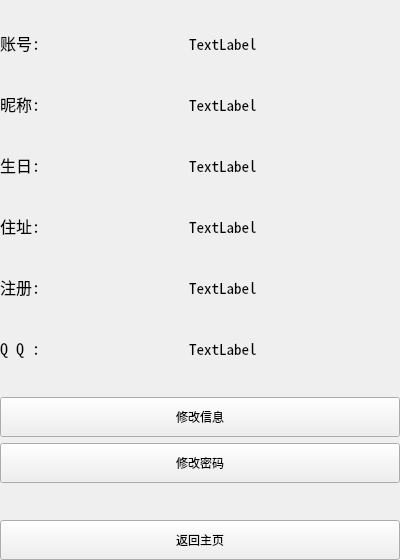
<?xml version="1.0" encoding="UTF-8"?>
<ui version="4.0">
 <class>VXDetail</class>
 <widget class="QWidget" name="VXDetail">
  <property name="geometry">
   <rect>
    <x>0</x>
    <y>0</y>
    <width>400</width>
    <height>560</height>
   </rect>
  </property>
  <property name="minimumSize">
   <size>
    <width>400</width>
    <height>560</height>
   </size>
  </property>
  <property name="maximumSize">
   <size>
    <width>400</width>
    <height>560</height>
   </size>
  </property>
  <property name="windowTitle">
   <string>Form</string>
  </property>
  <widget class="QWidget" name="widget" native="true">
   <property name="geometry">
    <rect>
     <x>0</x>
     <y>0</y>
     <width>400</width>
     <height>560</height>
    </rect>
   </property>
   <property name="minimumSize">
    <size>
     <width>400</width>
     <height>560</height>
    </size>
   </property>
   <property name="maximumSize">
    <size>
     <width>400</width>
     <height>560</height>
    </size>
   </property>
   <property name="font">
    <font>
     <family>Microsoft YaHei</family>
    </font>
   </property>
   <layout class="QVBoxLayout" name="verticalLayout">
    <item>
     <spacer name="verticalSpacer_6">
      <property name="orientation">
       <enum>Qt::Vertical</enum>
      </property>
      <property name="sizeHint" stdset="0">
       <size>
        <width>20</width>
        <height>40</height>
       </size>
      </property>
     </spacer>
    </item>
    <item>
     <layout class="QHBoxLayout" name="horizontalLayout">
      <item>
       <widget class="QLabel" name="label">
        <property name="font">
         <font>
          <family>Noto Sans Mono CJK SC</family>
          <pointsize>12</pointsize>
         </font>
        </property>
        <property name="text">
         <string>账号:</string>
        </property>
       </widget>
      </item>
      <item>
       <spacer name="horizontalSpacer">
        <property name="orientation">
         <enum>Qt::Horizontal</enum>
        </property>
        <property name="sizeHint" stdset="0">
         <size>
          <width>40</width>
          <height>20</height>
         </size>
        </property>
       </spacer>
      </item>
      <item>
       <widget class="QLabel" name="idLab">
        <property name="font">
         <font>
          <family>Noto Sans Mono CJK SC</family>
          <pointsize>11</pointsize>
         </font>
        </property>
        <property name="text">
         <string>TextLabel</string>
        </property>
       </widget>
      </item>
      <item>
       <spacer name="horizontalSpacer_2">
        <property name="orientation">
         <enum>Qt::Horizontal</enum>
        </property>
        <property name="sizeHint" stdset="0">
         <size>
          <width>40</width>
          <height>20</height>
         </size>
        </property>
       </spacer>
      </item>
     </layout>
    </item>
    <item>
     <spacer name="verticalSpacer_5">
      <property name="orientation">
       <enum>Qt::Vertical</enum>
      </property>
      <property name="sizeHint" stdset="0">
       <size>
        <width>20</width>
        <height>40</height>
       </size>
      </property>
     </spacer>
    </item>
    <item>
     <layout class="QHBoxLayout" name="horizontalLayout_2">
      <item>
       <widget class="QLabel" name="label_2">
        <property name="font">
         <font>
          <family>Noto Sans Mono CJK SC</family>
          <pointsize>12</pointsize>
         </font>
        </property>
        <property name="text">
         <string>昵称:</string>
        </property>
       </widget>
      </item>
      <item>
       <spacer name="horizontalSpacer_3">
        <property name="orientation">
         <enum>Qt::Horizontal</enum>
        </property>
        <property name="sizeHint" stdset="0">
         <size>
          <width>40</width>
          <height>20</height>
         </size>
        </property>
       </spacer>
      </item>
      <item>
       <widget class="QLabel" name="nameLab">
        <property name="font">
         <font>
          <family>Noto Sans Mono CJK SC</family>
          <pointsize>11</pointsize>
         </font>
        </property>
        <property name="text">
         <string>TextLabel</string>
        </property>
       </widget>
      </item>
      <item>
       <spacer name="horizontalSpacer_4">
        <property name="orientation">
         <enum>Qt::Horizontal</enum>
        </property>
        <property name="sizeHint" stdset="0">
         <size>
          <width>40</width>
          <height>20</height>
         </size>
        </property>
       </spacer>
      </item>
     </layout>
    </item>
    <item>
     <spacer name="verticalSpacer_4">
      <property name="orientation">
       <enum>Qt::Vertical</enum>
      </property>
      <property name="sizeHint" stdset="0">
       <size>
        <width>20</width>
        <height>40</height>
       </size>
      </property>
     </spacer>
    </item>
    <item>
     <layout class="QHBoxLayout" name="horizontalLayout_3">
      <item>
       <widget class="QLabel" name="label_3">
        <property name="font">
         <font>
          <family>Noto Sans Mono CJK SC</family>
          <pointsize>12</pointsize>
         </font>
        </property>
        <property name="text">
         <string>生日:</string>
        </property>
       </widget>
      </item>
      <item>
       <spacer name="horizontalSpacer_9">
        <property name="orientation">
         <enum>Qt::Horizontal</enum>
        </property>
        <property name="sizeHint" stdset="0">
         <size>
          <width>40</width>
          <height>20</height>
         </size>
        </property>
       </spacer>
      </item>
      <item>
       <widget class="QLabel" name="birthLab">
        <property name="font">
         <font>
          <family>Noto Sans Mono CJK SC</family>
          <pointsize>11</pointsize>
         </font>
        </property>
        <property name="text">
         <string>TextLabel</string>
        </property>
       </widget>
      </item>
      <item>
       <spacer name="horizontalSpacer_10">
        <property name="orientation">
         <enum>Qt::Horizontal</enum>
        </property>
        <property name="sizeHint" stdset="0">
         <size>
          <width>40</width>
          <height>20</height>
         </size>
        </property>
       </spacer>
      </item>
     </layout>
    </item>
    <item>
     <spacer name="verticalSpacer_3">
      <property name="orientation">
       <enum>Qt::Vertical</enum>
      </property>
      <property name="sizeHint" stdset="0">
       <size>
        <width>20</width>
        <height>40</height>
       </size>
      </property>
     </spacer>
    </item>
    <item>
     <layout class="QHBoxLayout" name="horizontalLayout_4">
      <item>
       <widget class="QLabel" name="label_4">
        <property name="font">
         <font>
          <family>Noto Sans Mono CJK SC</family>
          <pointsize>12</pointsize>
         </font>
        </property>
        <property name="text">
         <string>住址:</string>
        </property>
       </widget>
      </item>
      <item>
       <spacer name="horizontalSpacer_11">
        <property name="orientation">
         <enum>Qt::Horizontal</enum>
        </property>
        <property name="sizeHint" stdset="0">
         <size>
          <width>40</width>
          <height>20</height>
         </size>
        </property>
       </spacer>
      </item>
      <item>
       <widget class="QLabel" name="locaLab">
        <property name="font">
         <font>
          <family>Noto Sans Mono CJK SC</family>
          <pointsize>11</pointsize>
         </font>
        </property>
        <property name="text">
         <string>TextLabel</string>
        </property>
       </widget>
      </item>
      <item>
       <spacer name="horizontalSpacer_12">
        <property name="orientation">
         <enum>Qt::Horizontal</enum>
        </property>
        <property name="sizeHint" stdset="0">
         <size>
          <width>40</width>
          <height>20</height>
         </size>
        </property>
       </spacer>
      </item>
     </layout>
    </item>
    <item>
     <spacer name="verticalSpacer_2">
      <property name="orientation">
       <enum>Qt::Vertical</enum>
      </property>
      <property name="sizeHint" stdset="0">
       <size>
        <width>20</width>
        <height>40</height>
       </size>
      </property>
     </spacer>
    </item>
    <item>
     <layout class="QHBoxLayout" name="horizontalLayout_5">
      <item>
       <widget class="QLabel" name="label_5">
        <property name="font">
         <font>
          <family>Noto Sans Mono CJK SC</family>
          <pointsize>12</pointsize>
         </font>
        </property>
        <property name="text">
         <string>注册:</string>
        </property>
       </widget>
      </item>
      <item>
       <spacer name="horizontalSpacer_13">
        <property name="orientation">
         <enum>Qt::Horizontal</enum>
        </property>
        <property name="sizeHint" stdset="0">
         <size>
          <width>40</width>
          <height>20</height>
         </size>
        </property>
       </spacer>
      </item>
      <item>
       <widget class="QLabel" name="regLab">
        <property name="font">
         <font>
          <family>Noto Sans Mono CJK SC</family>
          <pointsize>11</pointsize>
         </font>
        </property>
        <property name="text">
         <string>TextLabel</string>
        </property>
       </widget>
      </item>
      <item>
       <spacer name="horizontalSpacer_14">
        <property name="orientation">
         <enum>Qt::Horizontal</enum>
        </property>
        <property name="sizeHint" stdset="0">
         <size>
          <width>40</width>
          <height>20</height>
         </size>
        </property>
       </spacer>
      </item>
     </layout>
    </item>
    <item>
     <spacer name="verticalSpacer_7">
      <property name="orientation">
       <enum>Qt::Vertical</enum>
      </property>
      <property name="sizeHint" stdset="0">
       <size>
        <width>20</width>
        <height>40</height>
       </size>
      </property>
     </spacer>
    </item>
    <item>
     <layout class="QHBoxLayout" name="horizontalLayout_6">
      <item>
       <widget class="QLabel" name="label_7">
        <property name="font">
         <font>
          <family>Noto Sans Mono CJK SC</family>
          <pointsize>12</pointsize>
         </font>
        </property>
        <property name="text">
         <string>Q Q :</string>
        </property>
       </widget>
      </item>
      <item>
       <spacer name="horizontalSpacer_5">
        <property name="orientation">
         <enum>Qt::Horizontal</enum>
        </property>
        <property name="sizeHint" stdset="0">
         <size>
          <width>40</width>
          <height>20</height>
         </size>
        </property>
       </spacer>
      </item>
      <item>
       <widget class="QLabel" name="qqLab">
        <property name="font">
         <font>
          <family>Noto Sans Mono CJK SC</family>
          <pointsize>11</pointsize>
         </font>
        </property>
        <property name="text">
         <string>TextLabel</string>
        </property>
       </widget>
      </item>
      <item>
       <spacer name="horizontalSpacer_6">
        <property name="orientation">
         <enum>Qt::Horizontal</enum>
        </property>
        <property name="sizeHint" stdset="0">
         <size>
          <width>40</width>
          <height>20</height>
         </size>
        </property>
       </spacer>
      </item>
     </layout>
    </item>
    <item>
     <spacer name="verticalSpacer">
      <property name="orientation">
       <enum>Qt::Vertical</enum>
      </property>
      <property name="sizeHint" stdset="0">
       <size>
        <width>20</width>
        <height>40</height>
       </size>
      </property>
     </spacer>
    </item>
    <item>
     <widget class="QPushButton" name="pushButton">
      <property name="minimumSize">
       <size>
        <width>0</width>
        <height>40</height>
       </size>
      </property>
      <property name="text">
       <string>修改信息</string>
      </property>
     </widget>
    </item>
    <item>
     <widget class="QPushButton" name="pushButton_2">
      <property name="minimumSize">
       <size>
        <width>0</width>
        <height>40</height>
       </size>
      </property>
      <property name="text">
       <string>修改密码</string>
      </property>
     </widget>
    </item>
    <item>
     <spacer name="verticalSpacer_8">
      <property name="orientation">
       <enum>Qt::Vertical</enum>
      </property>
      <property name="sizeHint" stdset="0">
       <size>
        <width>20</width>
        <height>40</height>
       </size>
      </property>
     </spacer>
    </item>
    <item>
     <widget class="QPushButton" name="pushButton_3">
      <property name="minimumSize">
       <size>
        <width>0</width>
        <height>40</height>
       </size>
      </property>
      <property name="text">
       <string>返回主页</string>
      </property>
     </widget>
    </item>
   </layout>
  </widget>
 </widget>
 <resources/>
 <connections/>
</ui>
